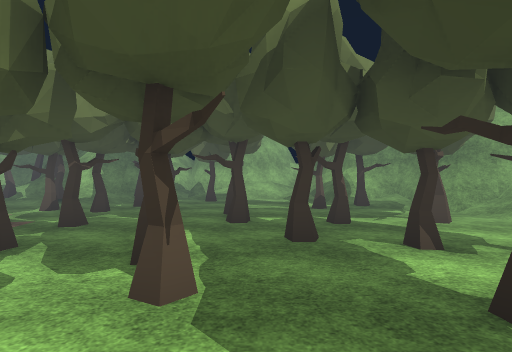
[1] (above)

21 first-person views from a walk through a Unity game level. The camera is 1.5 m above the floor, looks level and sees 85° across. The floor is counted in squares, 2 m on a side. Each view is taken from the middle of a square. On the plan, view 1 faces up. The plan holds only what a view shows up to about 10 squares ahead; the rest is blank. The place goes on beyond the plan. The player is left out. Some animated figures are not drawn. Some surface patterns are stand-ins.

[2]
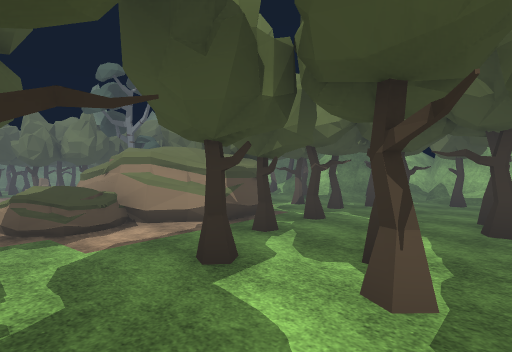

[3]
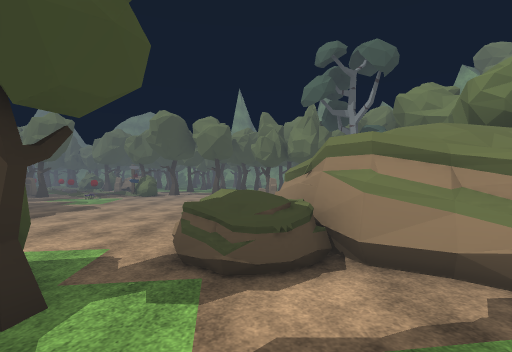

[4]
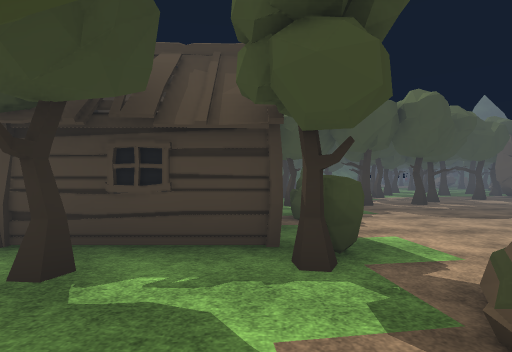

[5]
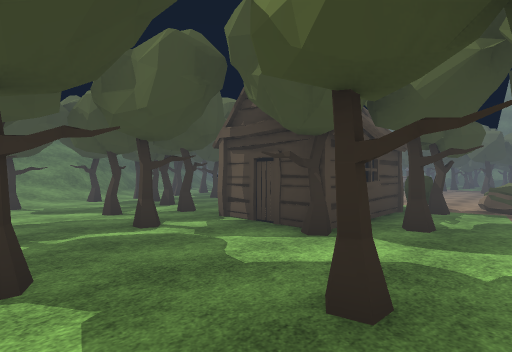

[6]
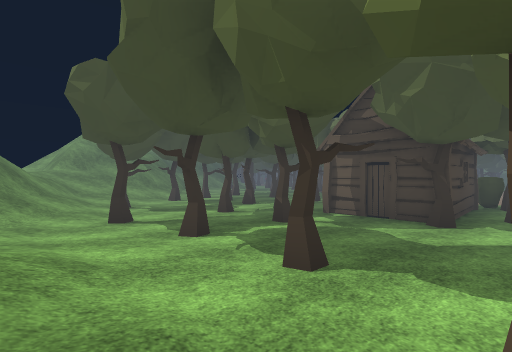

[7]
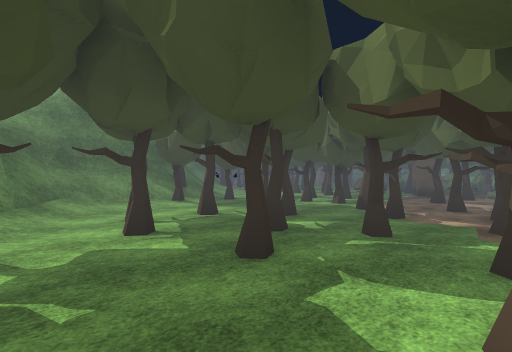

[8]
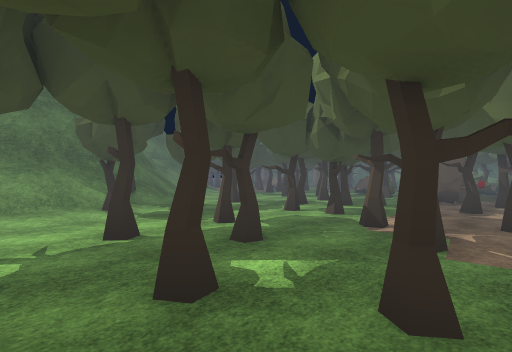

[9]
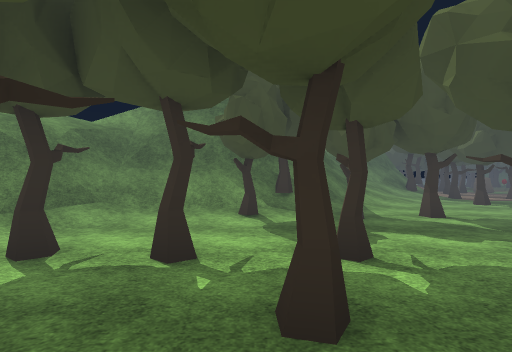

[10]
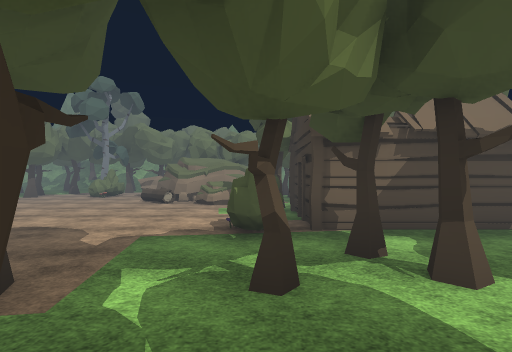

[11]
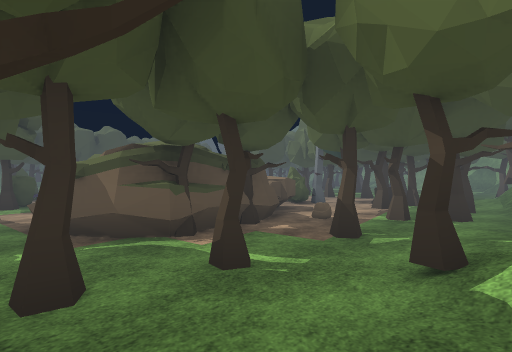

[12]
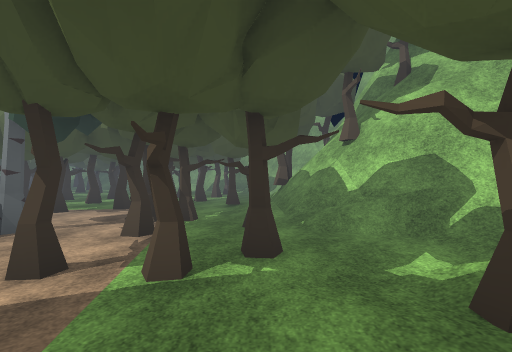

[13]
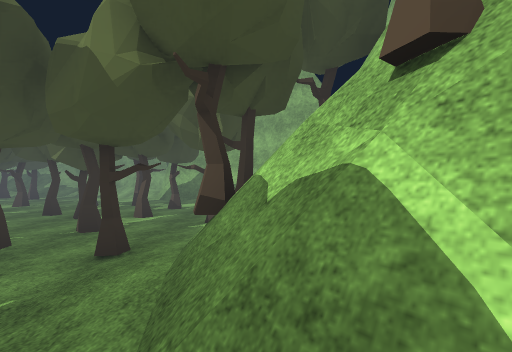

[14]
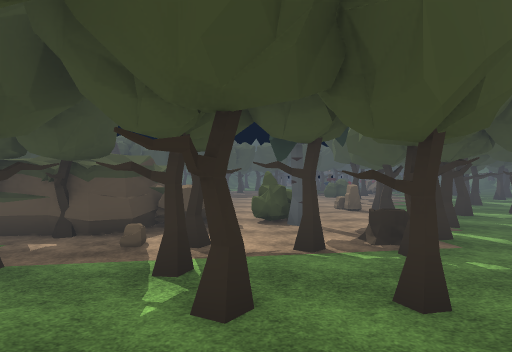

[15]
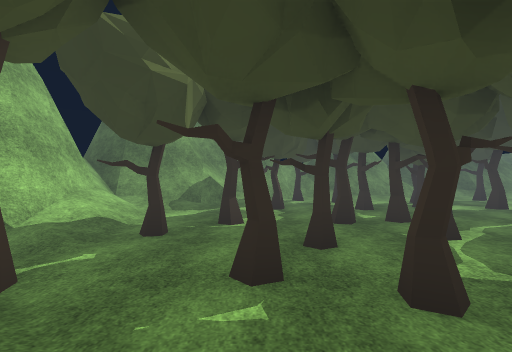

[16]
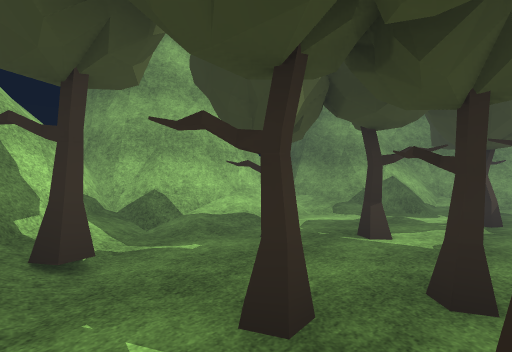

[17]
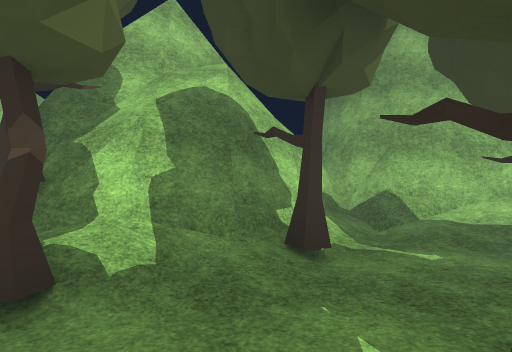

[18]
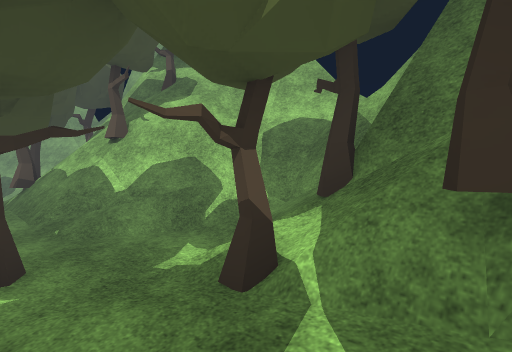

[19]
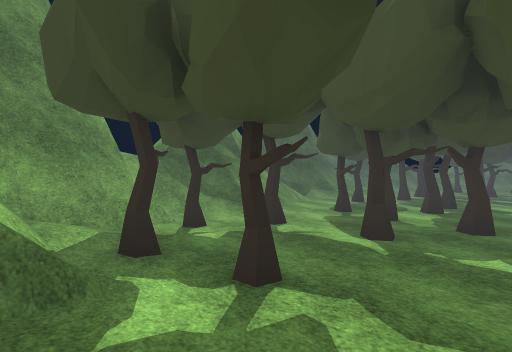

[20]
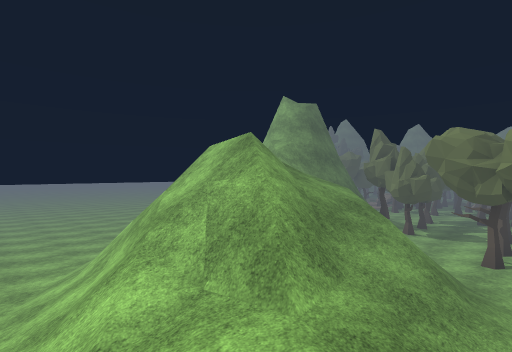

[21]
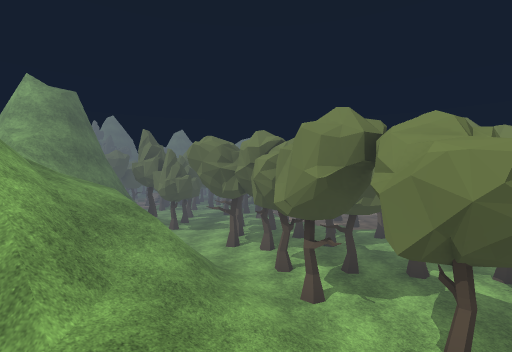

### Floor plan
Key: @ floor where view 1 was taken; # wall or solid block; . main floor; : floor 0.25 m higher than the main floor; + floor 0.5 m higher than the main floor; / step, stairs or slope; = window, fence, low wall or low ledge; v drop or lower ground; T tree; R rock; B bush; H hut; S stump; O other object.
Columns run from 21 left of view 1 to 5 right of it. Each row starts with its distance up from view 1.
 12                   ##    #
 11             ###  ########
 10            ###########/##
  9    #   #####//TT#T/////###
  8   ##   TT#=/./T/T/..T..//#
  7   #  .T.T#.TT.....T.T.T.T##
  6  ##TTT..T.TT.T.TT.TT.T...T#
  5  #=T..TTTTST.T.TT..TTTT.T./
  4   .T.T..TT.TBRROOOT....../#
  3     .T.T.T.B RROOOT.T.TT..#
  2   ..T.TT.TR...OOOO.TT...T./
  1  ..T..TT.TO...OOOO....T.../
  0 OO.O.T T.T......OT..T@T..T/
 -1        ..T.......BHHHT..T./
 -2         T.........H  ...../
 -3          O.......OHHHHT.T./
 -4           O......BT..T..../
 -5          :....TT.TT...T.T./
 -6        ..T...T..T...T....//
 -7      O.O.ORT...T..T.T..T//
 -8          RR.T.T.TT..T.T///
 -9         .O.O.T....T..//////
-10         TO.TTT.T.TT.//////
-11           T.T......==///#/
-12           O..TT.T::v////=//
-13           O...:T###=/  /=//
-14          .T..:=####=/   =//
-15          ...: ## ###=   =/.
-16         OT.:+ #    #    /..
-17           O             ...

Positions as (right, up) in squares from view 1, and headings:
1: (0, 0), facing up
2: (0, 0), facing up-left
3: (-2, 1), facing left
4: (-3, 2), facing down
5: (3, 1), facing down-left
6: (5, 0), facing down-left
7: (-1, -5), facing down-left
8: (-3, -6), facing down-left
9: (-5, -7), facing down
10: (-4, -7), facing up
11: (-3, 8), facing down-left
12: (-6, 7), facing left
13: (-10, 8), facing left
14: (-9, 9), facing down
15: (-5, 7), facing right
16: (-4, 6), facing up-right
17: (-4, 6), facing up
18: (-6, 7), facing up-left
19: (0, 8), facing down-right
20: (5, -9), facing down-left
21: (5, -9), facing left
